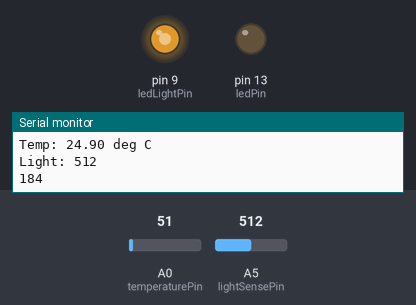
This sketch was run on a simulated Arduino Uno, built with avr-gcc and run on an emulated ATmega328P. Shown: output pins drawn as LEDs (lit = HIGH), the last lines printed to the serial monitor. The inputs (shaded band) are chosen by the test bench; at power-on: A5 (lightSensePin) = 512, A0 (temperaturePin) = 51.

Above: at 1.2 s.
1.3 s: A5 (lightSensePin) set to 716
At 3.2 s:
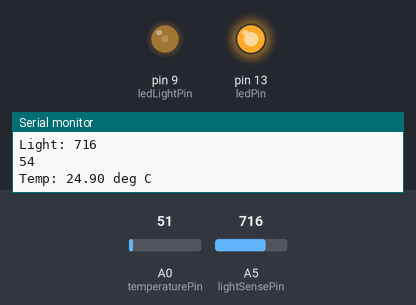
4.3 s: A5 (lightSensePin) set to 900
At 6.8 s:
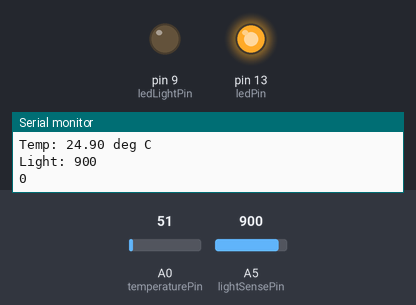
7.2 s: A5 (lightSensePin) set to 813
9.1 s: A5 (lightSensePin) set to 783
At 11.9 s:
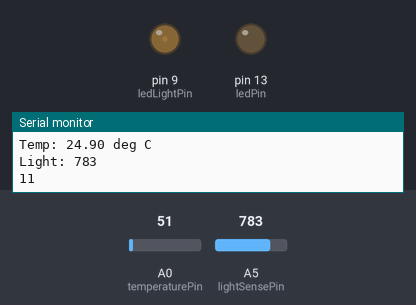
12.1 s: A5 (lightSensePin) set to 511
At 14.0 s:
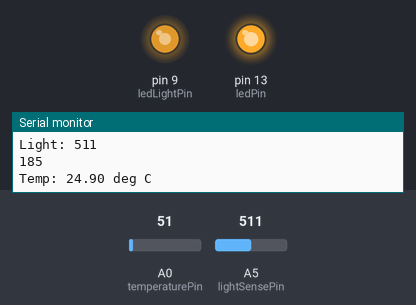
14.9 s: A5 (lightSensePin) set to 1023
At 15.9 s:
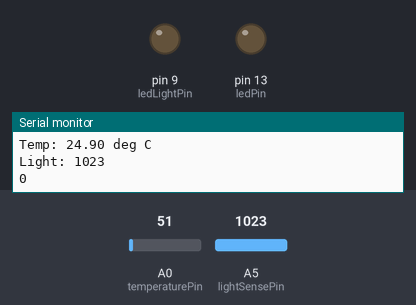
Timing chart, 0 to 18.9 s (numbered marks = the images above; inputs shaded):
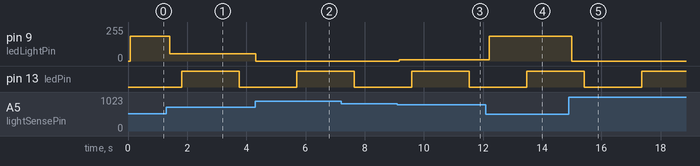

Measured:
- the behaviour switches between 800 and 799 on A5 (lightSensePin) (found by bisection; images 2 and 3)
- after the input at 1.3 s, pin 9 (ledLightPin): 184/255 → 54/255 after 0.11 s
- after the input at 4.3 s, pin 9 (ledLightPin): 54/255 → 0/255 at once
- after the input at 9.1 s, pin 9 (ledLightPin): 0/255 → 11/255 after 0.08 s
- after the input at 12.1 s, pin 9 (ledLightPin): 11/255 → 185/255 after 0.11 s
- after the input at 14.9 s, pin 9 (ledLightPin): 185/255 → 0/255 after 0.10 s

The sketch:

templightledcode.ino
```cpp
#define temperaturePin 0
#define lightSensePin 5
#define ledLightPin 9

int ledPin = 13;
int currentLightLevel = 0;
int currentLEDLevel = 0;
int statusLEDCount = 0;
boolean statusLEDHigh = false;

void setup() {
  analogReference(DEFAULT);
  Serial.begin(9600);

  pinMode(ledPin, OUTPUT);
  pinMode(ledLightPin, OUTPUT);
}

void loop() {
  setStatusLED();

  // Ignore the return value for the time being - let it just be dumped to debug
  readTemperature();

  delay(50);

  currentLightLevel = readLightLevel();

  //Serial.println(currentLightLevel);

  currentLightLevel = constrain(currentLightLevel, 400, 800);
  currentLEDLevel = map(currentLightLevel, 400, 800, 255, 0);

  Serial.println(currentLEDLevel);

  analogWrite(ledLightPin, currentLEDLevel);

  delay(50);
}

// Set the status LED to flash every 2 seconds or so
void setStatusLED() {
  if (statusLEDHigh == false && statusLEDCount == 15) {
    digitalWrite(ledPin, HIGH);
    statusLEDHigh = true;
  } else if (statusLEDHigh == true && statusLEDCount == 0) {
    digitalWrite(ledPin, LOW);
    statusLEDHigh = false;
  } else if (statusLEDHigh == false) {
    statusLEDCount++;
  } else if (statusLEDHigh == true) {
    statusLEDCount--;
  }
}

int readLightLevel() {
  // Take the reading once and ignore the value
  analogRead(lightSensePin);

  // Then take it a second time to let the ADC settle
  delay(10);
  int reading = analogRead(lightSensePin);

  Serial.print("Light: ");
  Serial.println(reading);

  return reading;
}

float readTemperature() {
  // Take the reading once and ignore the value
  analogRead(temperaturePin);

  // Then take it a second time to let the ADC settle
  delay(10);
  int reading = analogRead(temperaturePin);

  float tempC = (reading * 5.0 * 100) / 1024;
  Serial.print("Temp: ");
  Serial.print(tempC);
  Serial.println(" deg C");

  return tempC;
}
```
